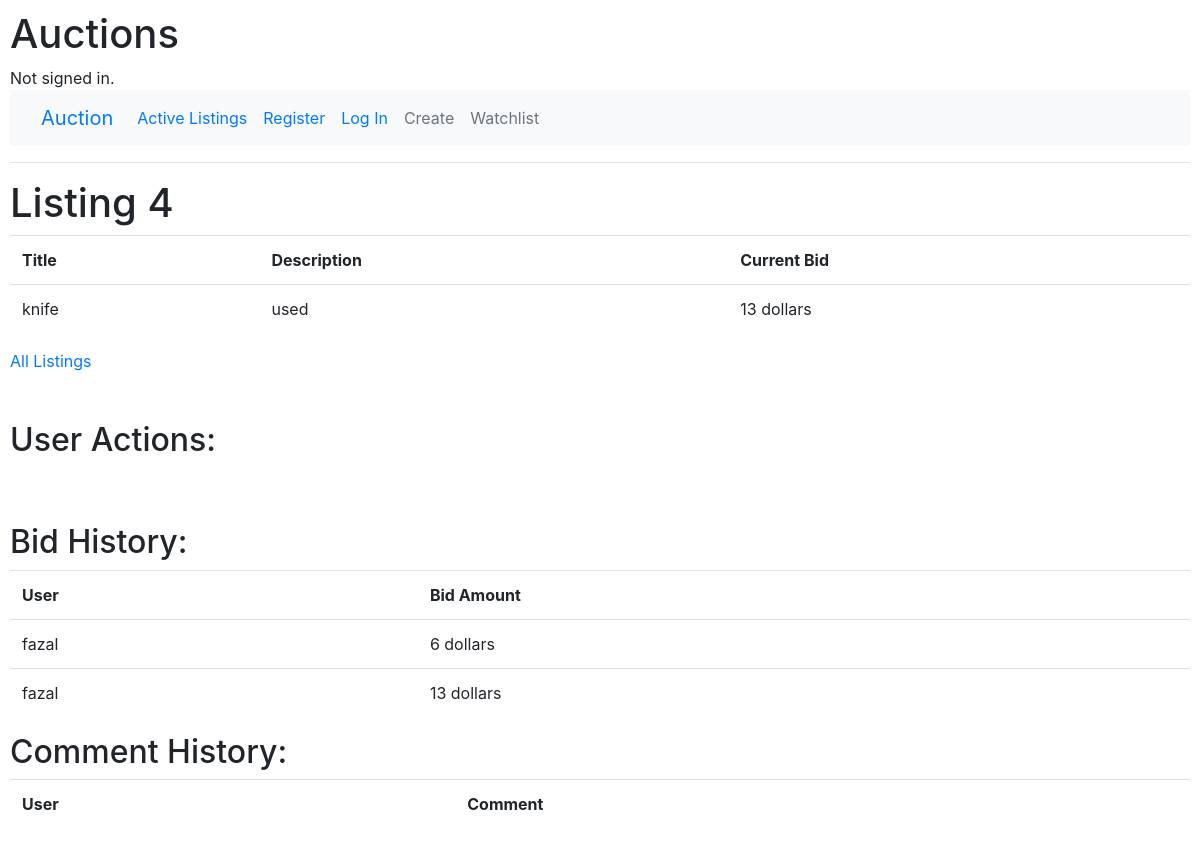
Before: /listing/4 with the older database file.
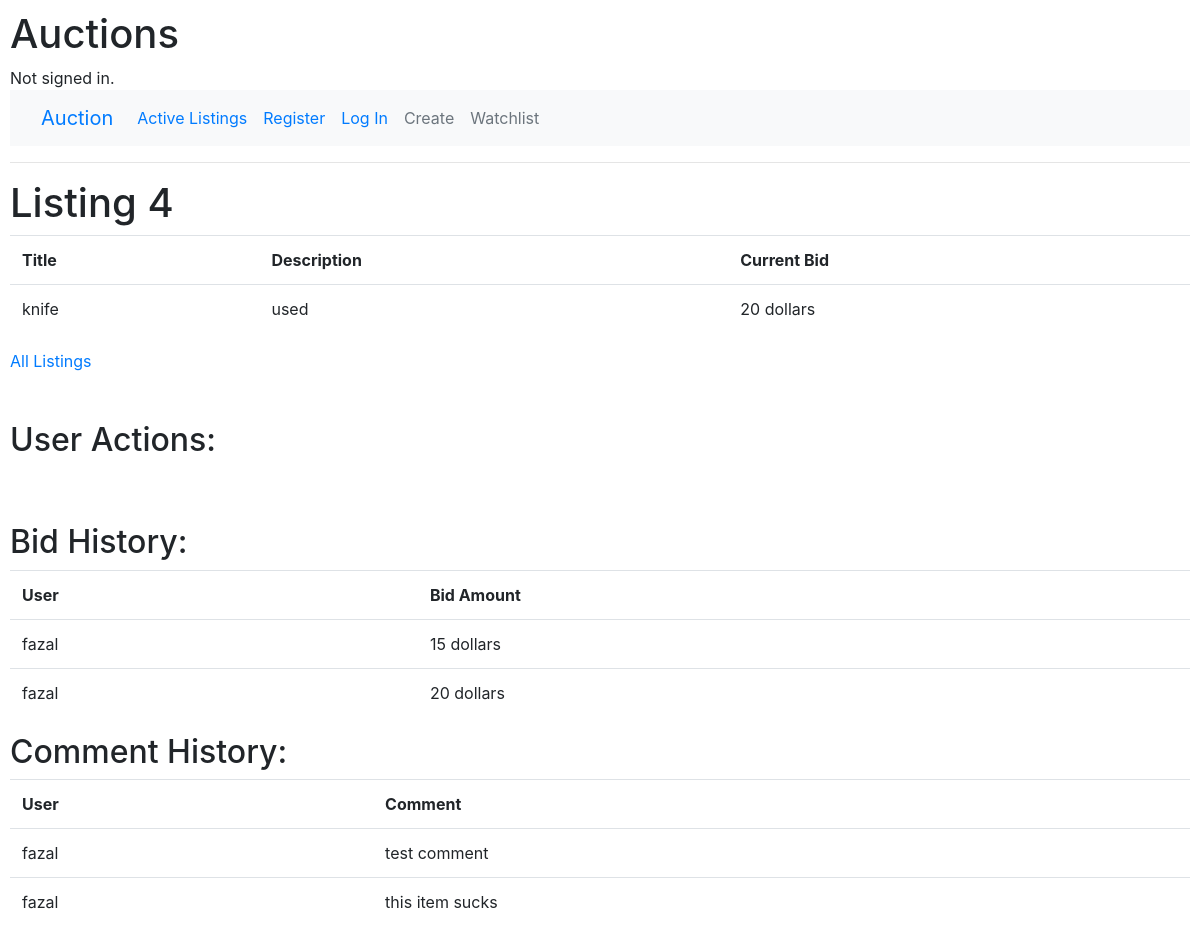
After: the same page with the newer database file.
### auctions/models.py (models this page shows)
class Listing(models.Model):
    title = models.CharField(max_length=64)
    description = models.CharField(max_length=256)
    starting_bid = models.IntegerField()
    photo = models.URLField(blank=True)
    creator = models.ForeignKey(User, on_delete=models.CASCADE, blank=False, related_name="listings", default="")
    active = models.BooleanField(default=True)

class Bid(models.Model):
    amount = models.IntegerField()
    listing = models.ForeignKey(Listing, on_delete=models.CASCADE, related_name="bids", default="")
    user = models.ForeignKey(User, on_delete=models.CASCADE, blank=False, related_name="bids", default="")

class User(AbstractUser):
    pass

class Comment(models.Model):
    comment = models.CharField(max_length=128)
    user = models.ForeignKey(User, on_delete=models.CASCADE, related_name="comments_via_user", default="")
    listing = models.ForeignKey(Listing, on_delete=models.CASCADE, related_name="comments_via_listing", default="")

### auctions/views.py (the view)
# urls.py: path("listing/<int:listing_id>", views.listing, name="listing"),
def listing(request, listing_id):
    listing = Listing.objects.get(id = listing_id)
    if request.method == "POST":
        if "Watchlist" in request.POST:
            f = Watchlist.objects.filter(listing = listing, user=request.user)
            if f.exists():
                f.delete()
            else:
                f = Watchlist(listing = listing, user=request.user)
                f.save()
        new_bid = BiddingForm(request.POST)
        if new_bid.is_valid():
            new_bid = new_bid.cleaned_data["Enter_Bid"]
            if new_bid <= listing.starting_bid:
                return HttpResponseRedirect(reverse("listing", args=(listing.id,)))
            else:
                bid = Bid(amount = new_bid, user = request.user, listing = listing)
                bid.save()
                Listing.objects.filter(id = listing_id).update(starting_bid = new_bid)
        new_comment = CommentForm(request.POST)
        if new_comment.is_valid():
            new_comment = new_comment.cleaned_data["comment"]
            comment = Comment(comment = new_comment, user = request.user, listing = listing)
            comment.save()
        return HttpResponseRedirect(reverse("listing", args=(listing.id,)))
    else:
        return render(request, "auctions/listing.html", {
            "listing": listing,
            "bidding_form": BiddingForm(),
            "bid_history": Bid.objects.filter(listing = listing),
            "comment_form": CommentForm(),
            "comments": Comment.objects.filter(listing = listing),
            "user":request.user
        })

### auctions/templates/auctions/listing.html (shortened to what this page needs)
{% extends "auctions/layout.html" %}
{% block body %}
    <h1>Listing {{ listing.id }}</h1>
    <table class="table">
        <tr>
            <th>Title</th>
            <th>Description</th>
            <th>Current Bid</th>
        </tr>
            <tr>
                <td>{{ listing.title }}</td>
                <td>{{ listing.description }}</td>
                <td>{{ listing.starting_bid }} dollars</td>
            </tr>
    </table>
    <a href="{% url 'index' %}">All Listings</a>
    <br>
    <br>
    <br>
    <h2>User Actions: </h2>
    <br>
    <br>
    <h2>Bid History:</h2>
    <table class="table">
        <tr>
            <th>User</th>
            <th>Bid Amount</th>
        </tr>
        {% for bid in bid_history %}
            <tr>
                <td>{{ bid.user }}</td>
                <td>{{ bid.amount }} dollars</td>
            </tr>
        {% endfor %}
    </table>
    <h2>Comment History:</h2>
    <table class="table">
        <tr>
            <th>User</th>
            <th>Comment</th>
        </tr>
        {% for comment in comments %}
            <tr>
                <td>{{ comment.user }}</td>
                <td>{{ comment.comment }}</td>
            </tr>
        {% endfor %}
    </table>
{% endblock %}

### auctions/templates/auctions/layout.html (shortened to what this page needs)
{% load static %}
<!DOCTYPE html>
<html lang="en">
    <head>
        <link rel="stylesheet" href="https://stackpath.bootstrapcdn.com/bootstrap/4.4.1/css/bootstrap.min.css">
        <link href="{% static 'auctions/styles.css' %}" rel="stylesheet">
    </head>
    <body>
        <h1>Auctions</h1>
        <div>
            {% if user.is_authenticated %}
                Signed in as <strong>{{ user.username }}</strong>.
            {% else %}
                Not signed in.
            {% endif %}
        </div>
        <nav class="navbar navbar-expand-lg bg-light">
            <div class="container-fluid">
              <a class="navbar-brand" href="/">Auction</a>
              <div class="collapse navbar-collapse" id="navbarNavAltMarkup">
                <div class="navbar-nav">
                  <a class="nav-link active" aria-current="page" href="{% url 'index' %}">Active Listings</a>
                  {% if user.is_authenticated %}
                    <a class="nav-link" href="{% url 'create' %}">Create</a>
                    <a class="nav-link" href="{% url 'watchlist' %}">Watchlist</a>
                    <a class="nav-link" href="{% url 'logout' %}">Log Out</a>
                    <a class="nav-link disabled">Register</a>
                  {% else %}
                    <a class="nav-link" href="{% url 'register' %}">Register</a>
                    <a class="nav-link" href="{% url 'login' %}">Log In</a>
                    <a class="nav-link disabled" href="{% url 'create' %}">Create</a>
                    <a class="nav-link disabled" href="{% url 'watchlist' %}">Watchlist</a>
                  {% endif %}
                </div>
              </div>
            </div>
        </nav>
        <hr>
        {% block body %}
        {% endblock %}
    </body>
</html>

### auctions/static/auctions/styles.css (style rules this page uses)
body { padding: 10px; }

Changed rows visible on the page:
removed Bid: user "fazal", amount "6"
removed Bid: user "fazal", amount "13"
changed Listing "knife": starting_bid "13" → "20"
added Bid: user "fazal", amount "15"
added Bid: user "fazal", amount "20"
added Comment: user "fazal", comment "test comment"
added Comment: user "fazal", comment "this item sucks"
